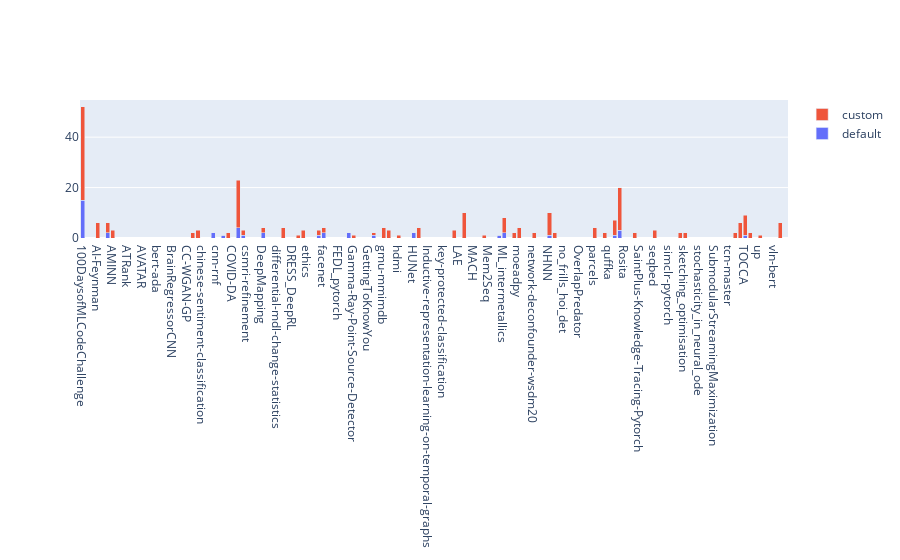

This figure's notebook cell:
### Code cell
import plotly.graph_objects as go

fig = go.Figure(data=[
    go.Bar(name='default', x=project_names, y=project_total_default),
    go.Bar(name='custom', x=project_names, y=project_total_custom)
])
# Change the bar mode
fig.update_layout(barmode='stack')
fig.show()

### Figure 1 — Plotly figure (JSON) as saved in the notebook; plotly's stock layout.template omitted (floating-point values rounded to 4 significant figures; data arrays with more than 128 entries replaced by an {"elided": "..."} marker saying what was removed)
{"data": [{"name": "default", "type": "bar", "x": {"elided": "141 str values"}, "y": {"elided": "141 int values"}}, {"name": "custom", "type": "bar", "x": {"elided": "141 str values"}, "y": {"elided": "141 int values"}}], "layout": {"barmode": "stack"}}
